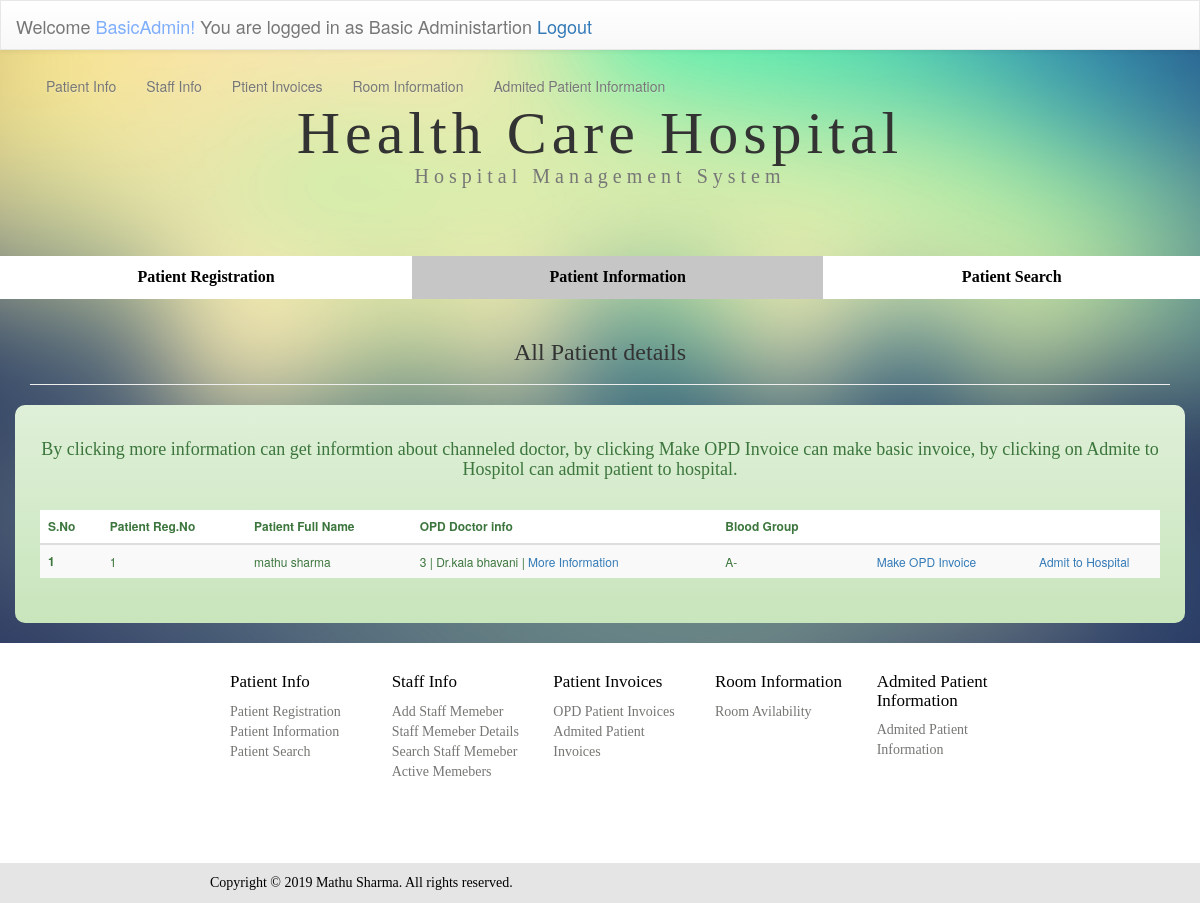
The page /HospitalSystem/patiinfo.php (signed in) on the database its author committed.
### tables this page shows
CREATE TABLE `staff` (
  `staffID` int(11) NOT NULL AUTO_INCREMENT,
  `smfname` varchar(50) NOT NULL,
  `smlname` varchar(50) NOT NULL,
  `smtype` varchar(20) NOT NULL,
  `smbd` date NOT NULL,
  `telcode` varchar(3) NOT NULL DEFAULT '+94',
  `smtel` varchar(15) NOT NULL,
  `smemail` varchar(200) NOT NULL,
  `smgender` varchar(6) NOT NULL,
  `smwoti` varchar(10) NOT NULL,
  `smaddr` varchar(600) NOT NULL,
  `instetd_by` varchar(100) DEFAULT NULL,
  `insterted_date` timestamp NULL DEFAULT CURRENT_TIMESTAMP,
  `update_by` varchar(100) DEFAULT NULL,
  `update_date` timestamp NOT NULL DEFAULT CURRENT_TIMESTAMP,
  PRIMARY KEY (`staffID`)
);

CREATE TABLE `patient` (
  `pet_id` int(11) NOT NULL AUTO_INCREMENT,
  `pet_reg_date` datetime DEFAULT CURRENT_TIMESTAMP,
  `pet_fn` varchar(100) DEFAULT NULL,
  `pet_sn` varchar(100) DEFAULT NULL,
  `pet_addr` varchar(500) DEFAULT NULL,
  `pet_ac` varchar(3) DEFAULT '+94',
  `pet_con` int(10) DEFAULT NULL,
  `pet_em` varchar(1000) DEFAULT NULL,
  `pet_gen` varchar(10) DEFAULT NULL,
  `pet_bd` date DEFAULT NULL,
  `pet_age` int(3) DEFAULT NULL,
  `pet_bg` varchar(3) DEFAULT NULL,
  `Pet_opdid` int(11) DEFAULT NULL,
  `Insert_admunname` varchar(100) DEFAULT NULL,
  `Update_sadmunname` varchar(100) DEFAULT NULL,
  `update_date` datetime DEFAULT NULL,
  PRIMARY KEY (`pet_id`),
  KEY `Pet_opdid` (`Pet_opdid`)
);

### HospitalSystem/patiinfo.php (the view, shortened to what this page needs)
<?php include 'connect.php';?>
<!DOCTYPE html PUBLIC "-//W3C//DTD XHTML 1.0 Transitional//EN" "http://www.w3.org/TR/xhtml1/DTD/xhtml1-transitional.dtd">
<html xmlns="http://www.w3.org/1999/xhtml">
<head>
<link rel="stylesheet" href="css/bootstrap.min.css">
<link rel="stylesheet" href="css/bootstrap-theme.min.css">
<link rel="stylesheet" type="text/css" href="css/staff.css"/>
<link rel="stylesheet" href="css/hide.css">
</head>
<body>
<header class="nav-down ">
<?php include_once('navbar.php');?>
</header>
<br>
<div class="container">
<div class="row">
<div class="col-md-12 col-xs-12 ">
<h1 class="text-center ">Health Care Hospital<br /><small style="font-size:20px">Hospital Management System</small></h1></div>
</div>
</div>
<br><br><br>
<div class="container-fluid">
<div class="row">
<ul class="nav  nav-justified" style="background-color:#FFF;">
<li style="font-family:calibri; font-size:16px;"><a style="color:#000" href="patin.php"><strong>Patient Registration</strong></a></li>
<li class="active" style="font-family:calibri; font-size:16px;"><a style="color:#000" href="patiinfo.php"><strong>Patient Information</strong></a></li>
<li style="font-family:calibri; font-size:16px;"><a style="color:#000" href="petsearch.php"><strong>Patient Search</strong></a></li>
</ul>
</div></div>
<div class="container">
<div class="row">
<div class="col-md-12 col-xs-12">
<div class="page-header">
<h3 style="font-family:calibri;" class="text-center">All Patient details</h3></div>
</div>
</div>
</div>
<div style="border-radius:10px; padding:25px;" class="container alert-success">
<div class="row">
<div class="col-md-12 ">
<h4 style="font-family:calibri;" class="text-center">By clicking more information can get informtion about channeled doctor, by clicking Make OPD Invoice can make basic invoice, by clicking on Admite to Hospitol can admit patient to hospital.</h4>
<br />
<table  style="background-color:#FFF; font-size:12px; " class="table table-striped table-hover">
<thead>
<tr>
<th valign=""><strong>S.No</strong></th>
<th><strong>Patient Reg.No</strong></th>
<th><strong>Patient Full Name</strong></th>
<th><strong>OPD Doctor info</strong></th>
<th><strong>Blood Group</strong></th>
<th></th>
<th></th>
</tr>
</thead>
<tbody>
<?php
$count=1;
$sel_query="SELECT patient.pet_id,patient.pet_fn,patient.pet_sn,patient.Pet_opdid,patient.pet_bg,staff.smfname,staff.smlname
FROM staff
RIGHT JOIN patient
ON patient.Pet_opdid=staff.staffID ORDER BY `pet_id` DESC";
$result = mysqli_query($con,$sel_query);
while($row = mysqli_fetch_assoc($result)) { ?>
<tr valign="middle">
    <td  align="left"><strong><?php echo $count; ?></strong> </td>
    <td  align="left"><?php echo $row["pet_id"]; ?></td>
    <td  align="left"><?php echo $row["pet_fn"]; ?> <?php echo $row["pet_sn"]; ?></td>
    <td  align="left"><?php echo $row["Pet_opdid"]?> | Dr.<?php echo $row["smfname"]?> <?php echo $row["smlname"]?> | <a target="_blank" href="admitdf.php?id= <?php echo $row["Pet_opdid"]; ?>" name="ad"> More Information </a> </td>
	  <td  align="left"><?php echo $row["pet_bg"]; ?></td>
    <td  align="center"><a target="_blank" href="opdinvo.php?id=<?php echo $row["pet_id"]; ?>" name="ad">Make OPD Invoice</a></td>
    <td  align="center"><a target="_blank" href="admit.php?id=<?php echo $row["pet_id"]; ?>" name="ad">Admit to Hospital</a></td>
</tr>
<?php
$count++; } ?>
</tbody>
</table>
</div>
</div>
</div>
</body>
<footer>
	<?php include 'footer.php';?>
</footer>
</html>

### HospitalSystem/css/staff.css (style rules this page uses)
body { background:url(../images/background.jpg) no-repeat center center fixed ; -webkit-background-size:cover; -moz-background-size:cover; -o-background-size:cover; background-size:cover; }
h1 { text-align:center; font-family:"calibri"; font-size:60px; padding-top:10px; letter-spacing:5px; }

### HospitalSystem/css/hide.css (style rules this page uses)
body { padding-top: 50px; }
header { height: 40px; z-index: 1; position:fixed; top: 0; transition: top 0.2s ease-in-out; width: 100%; }

### HospitalSystem/css/menu.css (style rules this page uses)
body { background:url(../images/background.jpg) no-repeat center center fixed ; -webkit-background-size:cover; -moz-background-size:cover; -o-background-size:cover; background-size:cover; }
h1 { text-align:center; font-family:"calibri"; font-size:60px; padding-top:10px; letter-spacing:5px; }
.table { background-color:rgba(0, 0, 0, 0.5); border:none; }

### HospitalSystem/patiinfo.php (style rules this page uses)
.active a { background-color: #c6c6c6; }

### rows shown on the page
staff: patient.pet_id "1", patient.pet_fn "mathu", patient.pet_sn "sharma", patient.Pet_opdid "3", smfname "kala", smlname "bhavani", patient.pet_bg "A-"

### other values the page prints
$_SESSION['sadmun'] "BasicAdmin"
$_SESSION['admty'] "Basic Administartion"
